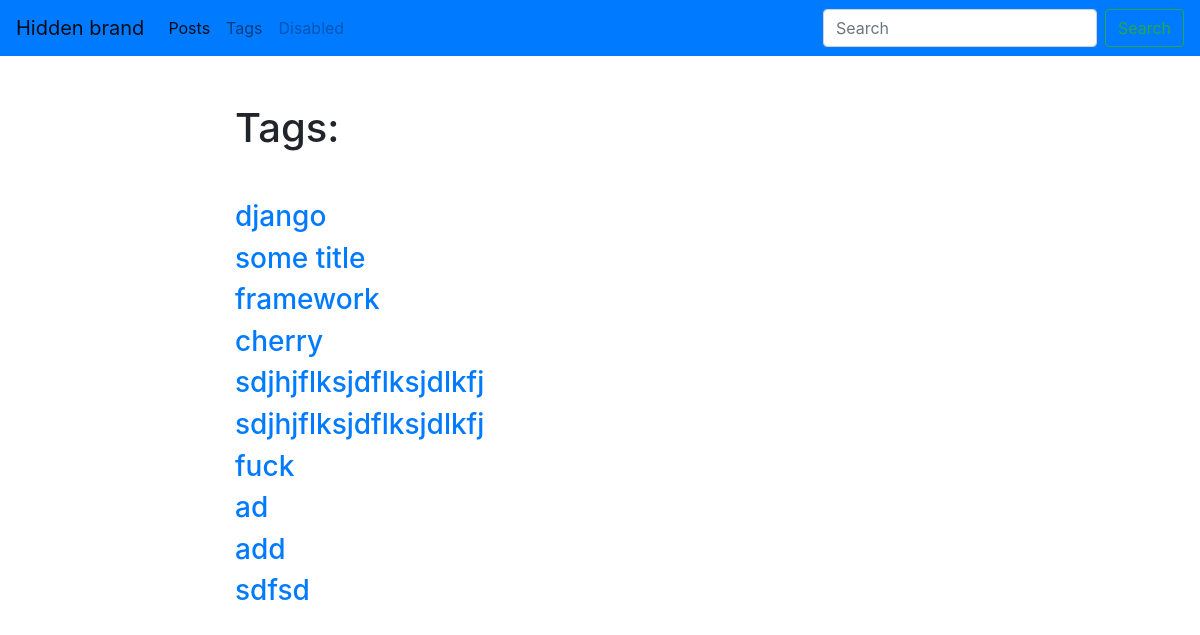
The page /blog/tags/ on the database its author committed.
### blog/models.py (models this page shows, shortened)
class Tag(models.Model):
    title = models.CharField(max_length=50)
    slug = models.SlugField(max_length=50, unique=True)
    def get_absolute_url(self):
        return reverse('tag_detail_url', kwargs={'slug':self.slug})

### blog/views.py (the view)
# urls.py: path('tags/', tags_list, name='tags_list_url'),
def tags_list(request):
    tags = Tag.objects.all()
    return render(request,'blog/tags_list.html', context={'tags': tags})

### blog/templates/blog/tags_list.html (shortened to what this page needs)
{% extends 'blog/base_blog.html' %}
{% block content %}
<h1 class="mb-5">Tags:</h1>
    {% for tag in tags %}
<h3><a href="{{ tag.get_absolute_url }}">{{ tag.title }}</a></h3>
{% endfor %}
{% endblock %}

### rows shown on the page
Tag: title "django"
Tag: title "some title"
Tag: title "framework"
Tag: title "cherry"
Tag: title "sdjhjflksjdflksjdlkfj"
Tag: title "sdjhjflksjdflksjdlkfj"
Tag: title "fuck"
Tag: title "ad"
Tag: title "add"
Tag: title "sdfsd"
